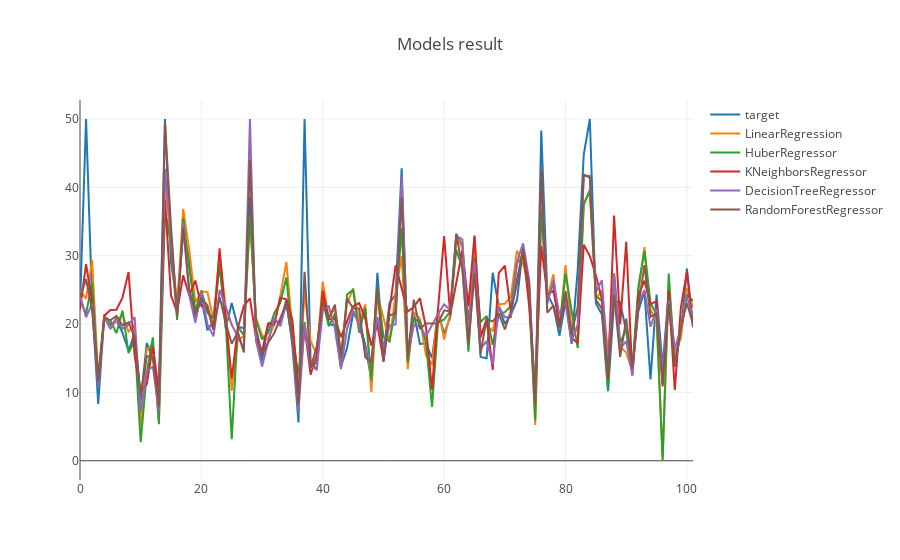

Notebook code cell kept with this figure:
### Code cell
# Результаты обучения
columns = result.columns

traces=[]
for i in columns:
    traces.append(go.Scatter(
                    x=result.index,
                    y=result[i],
                    name=i,
                    orientation = 'v')
                 )

layout = {'title': 'Models result'}
fig = go.Figure(data=traces, layout=layout)

iplot(fig, show_link=False)
